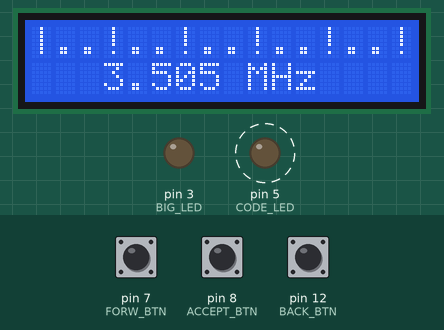
Recording of a sketch running on a simulated Arduino Uno, built with avr-gcc and run on an emulated ATmega328P. Parts: 16×2 character LCD, output pins drawn as LEDs (lit = HIGH). Dashed ring = blinking. Inputs (shaded band) come from the test bench; at power-on: pin 7 (FORW_BTN) HIGH, pin 8 (ACCEPT_BTN) HIGH, pin 12 (BACK_BTN) HIGH.

Above: at 1.38 s.
1.4 s: pin 7 (FORW_BTN) pulled LOW for 3.2 s
At 4.9 s:
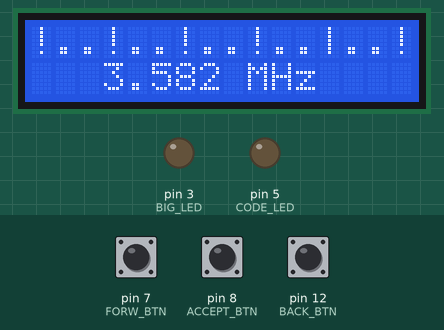
6.1 s: pin 7 (FORW_BTN) pulled LOW for 0.15 s
At 6.63 s:
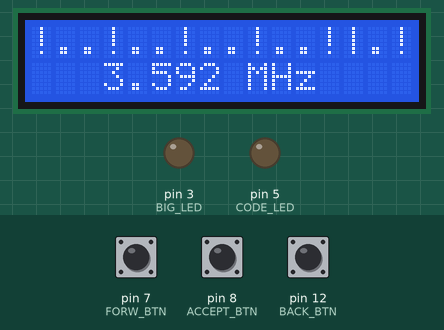
6.8 s: pin 7 (FORW_BTN) pulled LOW for 1 s
At 9.2 s:
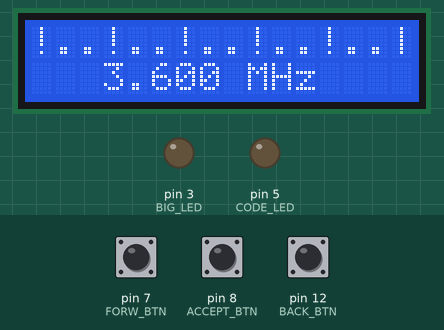
9.8 s: pin 8 (ACCEPT_BTN) pulled LOW for 0.15 s
At 11.2 s:
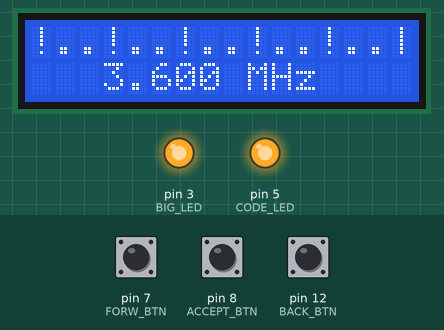
Timing chart, 0 to 12.4 s (numbered marks = the images above; inputs shaded):
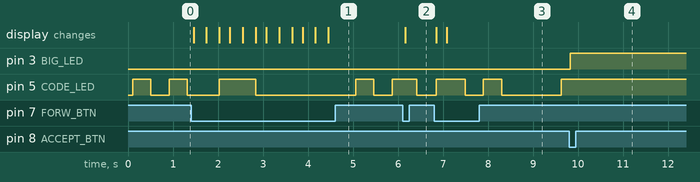

Measured:
- after the input at 1.4 s, the display: first changes after 0.06 s (image 1 shows a later state)
- after the input at 6.1 s, the display: changes after 0.06 s (image 2)
- after the input at 6.8 s, the display: first changes after 0.05 s (image 3 shows a later state)
- after the input at 9.8 s, pin 3 (BIG_LED): LOW → HIGH at once; pin 5 (CODE_LED): stays HIGH (without the input it goes to LOW after 0.23 s)

The sketch:

morse.ino
```cpp
#include <LinkedList.h>
#include <Wire.h>
#include <LCD.h>
#include <LiquidCrystal_I2C.h>


#define I2C_ADDR    0x3F
#define BACKLIGHT_PIN     3
#define En_pin  2
#define Rw_pin  1
#define Rs_pin  0
#define D4_pin  4
#define D5_pin  5
#define D6_pin  6
#define D7_pin  7

#define BACK_BTN 12
#define FORW_BTN 7
#define ACCEPT_BTN 8
#define CODE_LED 5
#define BIG_LED 3
#define FREQUENCIES 16

#define dotLen 400     // length of the morse code 'dot'
#define dashLen 900    // length of the morse code 'dash'
#define elemPause 400  // length of the pause between elements of a character
#define Spaces 900    // length of the spaces between characters
#define wordPause 2500  // length of the pause between words
#define lcd_print_delay 100
#define time_between_delays 50


LiquidCrystal_I2C  lcd(I2C_ADDR, En_pin, Rw_pin, Rs_pin, D4_pin, D5_pin, D6_pin, D7_pin);

String words[FREQUENCIES] = {"3.505 MHz", "3.515 MHz", "3.522 MHz", "3.532 MHz", "3.535 MHz",
                             "3.542 MHz", "3.545 MHz", "3.552 MHz", "3.555 MHz", "3.565 MHz",
                             "3.572 MHz", "3.575 MHz", "3.582 MHz", "3.592 MHz", "3.595 MHz", "3.600 MHz"
                            };

String tuner[FREQUENCIES] = {"|..!..!..!..!..!", "!|.!..!..!..!..!","!.|!..!..!..!..!","!..|..!..!..!..!",
                            "!..!|.!..!..!..!","!..!.|!..!..!..!","!..!..|..!..!..!","!..!..!|.!..!..!",
                             "!..!..!.|!..!..!","!..!..!..|..!..!","!..!..!..!|.!..!","!..!..!..!.|!..!",
                             "!..!..!..!..|..!","!..!..!..!..!|.!","!..!..!..!..!.|!","!..!..!..!..!..|",};


int pos = 0;

String code = "... .... . .-.. .-..";

String correct = "3.552 MHz";

bool won = false;

LinkedList<String> *buttonsQueue = new LinkedList<String>();
LinkedList<String> *morseQueue = new LinkedList<String>();

void setup()
{


  lcd.begin (16, 2);
  lcd.setBacklightPin(BACKLIGHT_PIN, POSITIVE);
  lcd.setBacklight(HIGH);
  lcd.home ();

  pinMode(BACK_BTN, INPUT_PULLUP);
  pinMode(FORW_BTN, INPUT_PULLUP);
  pinMode(ACCEPT_BTN, INPUT_PULLUP);
  pinMode(CODE_LED, OUTPUT);
  pinMode(BIG_LED, OUTPUT);

  printFreqToLcd(0);

  buttonsQueue->add("CHECK");
  morseQueue->add("CHAR");
  morseQueue->add(String(0));
}

void loop()
{

  ConsumeMorseQueue();
  ConsumeCheckButtonsQueue();
}

void ConsumeMorseQueue() {
  if (morseQueue->size() > 0) {
    String action = morseQueue->shift();

    if (action == "LIGHTSOFF") {
      String lightsOfTime = morseQueue->shift();
      int t = lightsOfTime.toInt();
      LightsOff(t);

    } else if (action == "CHAR") {
      String charPos = morseQueue->shift();
      int pos = charPos.toInt();
      char tmpChar = code[pos];
      if (tmpChar == '\0') {
        pos = -1;
        LightsOff(wordPause);
      } else {
        shineChar(tmpChar);
      }
      morseQueue->add("CHAR");
      morseQueue->add(String(pos + 1));

    } else if (action == "DELAY") {
      doTinyDelayAndReque(morseQueue);
    }


  }
}

void ConsumeCheckButtonsQueue() {

  if (buttonsQueue->size() > 0) {
    String action = buttonsQueue->shift();

    if (action == "CHECK") {
      buttonsQueue->add("CHECK");
      checkButtons();
    } else if (action == "DELAY") {

      doTinyDelayAndReque(buttonsQueue);

    }
  }
}

void doTinyDelayAndReque(LinkedList<String>* list) {
  String delayTime = list->shift();

  int t = delayTime.toInt();

  delay(time_between_delays);
  t -= time_between_delays;

  if (t > 0) {
    addDelay(list, t);
  }
}

void shineChar(char c) {

  if (c == '-') {
    MorseDash();
  } else if (c == '.') {
    MorseDot();
  } else {
    LightsOff(Spaces);
  }
}

// DOT
void MorseDot()
{
  digitalWrite(CODE_LED, HIGH);    // turn the LED on
  addDelay(morseQueue, dotLen);              // hold in this position
  addLightsOffDelay(elemPause);
  //LightsOff(elemPause);
}

// DASH
void MorseDash()
{
  digitalWrite(CODE_LED, HIGH);    // turn the LED on
  addDelay(morseQueue, dashLen);               // hold in this position
  addLightsOffDelay(elemPause);
}

void addLightsOffDelay(int t) {
  morseQueue->add("LIGHTSOFF");
  morseQueue->add(String(t));
}

// Turn Off
void LightsOff(int delayTime)
{
  digitalWrite(CODE_LED, LOW);    // turn the LED off
  addDelay(morseQueue, delayTime);             // hold in this position
}

static int checkButtons() {
  if (!won) {
    if (digitalRead(BACK_BTN) == 0) {

      pos--;
      if (pos < 0) {
        pos = 0;
      } else {
        printFreqToLcd(pos);
        addDelay(buttonsQueue, lcd_print_delay);
      }


    } else if (digitalRead(FORW_BTN) == 0) {

      pos++;
      if (pos >= FREQUENCIES) {
        pos = FREQUENCIES - 1;
      } else {
        printFreqToLcd(pos);
        addDelay(buttonsQueue, lcd_print_delay);
      }
    } else if (digitalRead(ACCEPT_BTN) == 0) {
      digitalWrite(BIG_LED, HIGH);
      won = true;
      buttonsQueue->clear();
      morseQueue->clear();
    }
  }
}

void addDelay(LinkedList<String>* list, int t) {
  list->unshift(String(t));
  list->unshift("DELAY");
}


void printFreqToLcd(int pos) {

  lcd.setCursor(0,0);
  lcd.clear();
  lcd.print(tuner[pos]);
  lcd.setCursor(0,1);
  lcd.print("   " + words[pos] + "   ");
}
```
